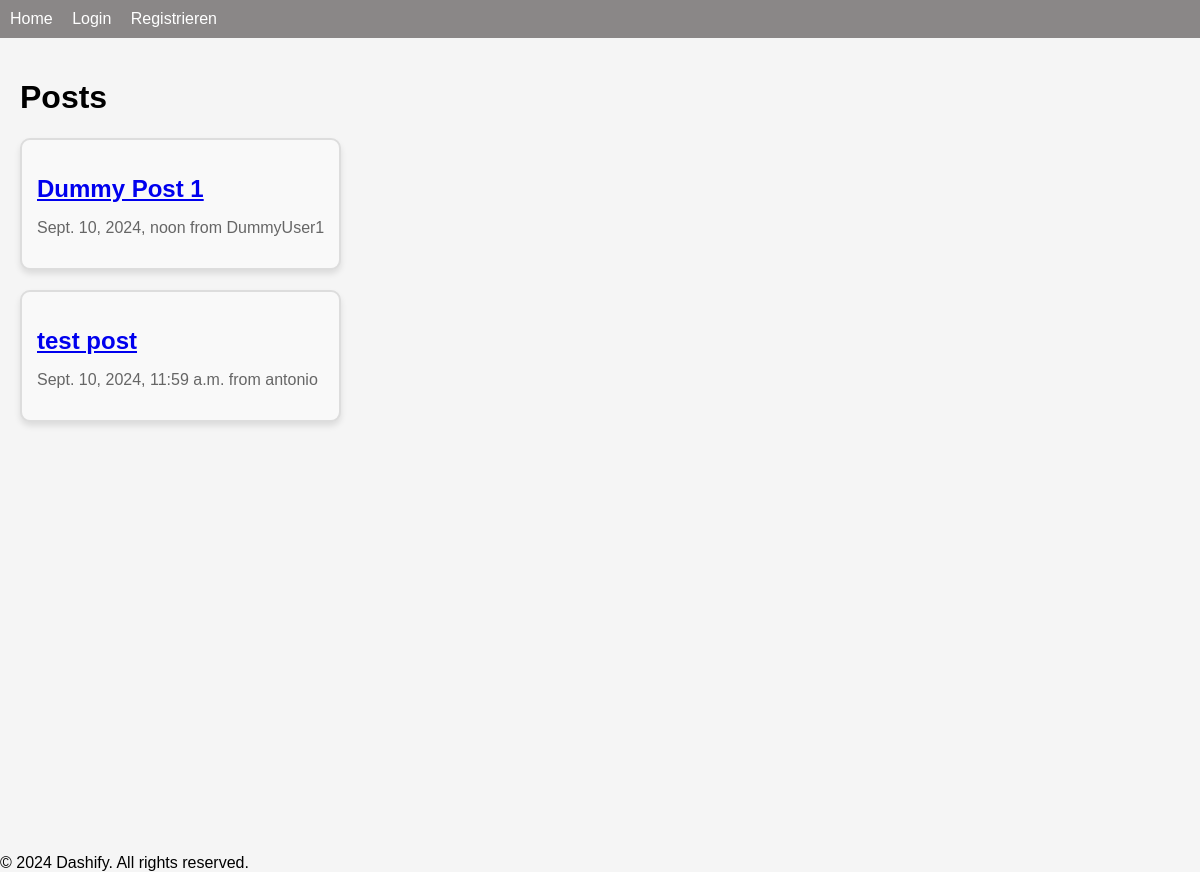
/posts/, run on an earlier commit of the app's database.
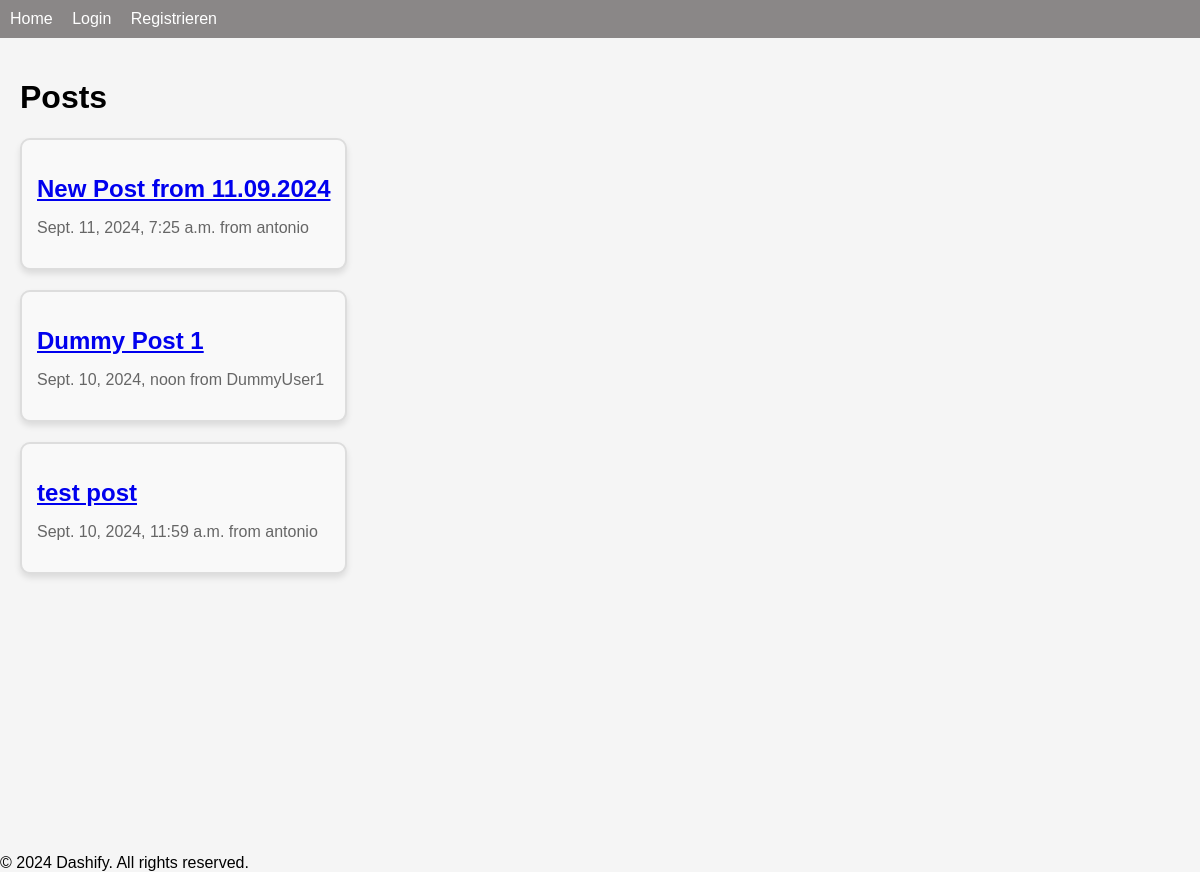
And on a later commit of the database.
### posts/models.py (models this page shows, shortened)
class Post(models.Model):
    title: str = models.CharField(max_length=75)
    body: str = models.TextField()
    slug: str = models.SlugField()
    date = models.DateTimeField(auto_now_add=True)
    banner = models.ImageField(default="fallback.png", blank=True)
    author = models.ForeignKey(User, on_delete=models.CASCADE, default=None)
    """ Methoden """

### posts/views.py (the view)
# urls.py: path("", views.posts_list, name="list"),
def posts_list(request):
    try:
        posts = Post.objects.all().order_by("-date")
        return render(request, "posts/posts_list.html", {"posts": posts})
    except Exception as e:
        logger.error(f"Error fetching posts: {e}")
        return render(request, "posts/error.html", {"error_message": "An error occurred while retrieving the posts."})

### posts/templates/posts/posts_list.html (shortened to what this page needs)
{% extends "layout.html" %}
{% block content %}
    <div class="container">
        <h1>Posts</h1>
            {% for post in posts %}
                <div class="card">
                    <article class="post">
                        <h2>
                            <a href="{% url 'posts:page' slug=post.slug %}">
                            {{ post.title }}
                            </a>
                        </h2>
                        <p>{{ post.date }} from {{ post.author }}</p>
                    </article>
                </div>
            {% endfor %}
    </div>
{% endblock content %}

### templates/layout.html (shortened to what this page needs)
<!DOCTYPE html>
{% load static %}
<html lang="en">
<head>
    <link rel="stylesheet" href="{% static 'css/style.css' %}">
</head>
<body>
    <nav class="navbar">
        <div class="nav-links">
            {% if user.is_authenticated %}
                <a href="{% url 'dashboard' %}" class="nav-link">Dashboard</a>
                <a href="{% url 'posts:list' %}" class="nav-link">Posts</a>
                <a href="{% url 'posts:new-post' %}" class="nav-link">New Post</a>
                <a href="{% url 'plot:plot' %}" class="nav-link">Plots erstellen</a>
                <a href="#" class="nav-link logout-link" onclick="event.preventDefault(); document.getElementById('logout-form').submit();">
                    Logout
                </a>
                <form id="logout-form" action="{% url 'users:logout' %}" method="POST" style="display: none;">
                    {% csrf_token %}
                </form>
            {% else %}
                <a href="/" class="nav-link">Home</a>
                <a href="{% url 'users:login' %}" class="button">Login</a>
                    <a href="{% url 'users:register' %}" class="button">Registrieren</a>
            {% endif %}
        </div>
    </nav>
    <main>
        <div class="container">
            {% block content %}
            {% endblock content %}
        </div>
    </main>
    <footer>
        <div class="container">
            <p class="mb-0">© 2024 Dashify. All rights reserved.</p>
        </div>
    </footer>
</body>
</html>

### static/css/style.css (style rules this page uses)
html, body { background-color: whitesmoke; margin: 0; padding: 0; height: 100%; font-family: Arial, sans-serif; }
nav { background-color: #8a8787; padding: 10px; }
nav a { text-decoration: none; color: #fff; margin-right: 15px; }
main { display: flex; justify-content: flex-start; align-items: flex-start; padding: 20px; min-height: calc(100vh - 40px); }
article.post { margin-bottom: 20px; padding: 15px; border: 2px solid #ddd; border-radius: 10px; background-color: #f9f9f9; box-shadow: 0px 4px 6px rgba(0, 0, 0, 0.1); }
article.post h2 { font-size: 24px; margin-bottom: 10px; }
article.post p { font-size: 16px; color: #666; }

What changed in the data, as far as the page shows it:
added Post: title "New Post from 11.09.2024", date "Sept. 11, 2024, 7:25 a.m.", author "antonio"
